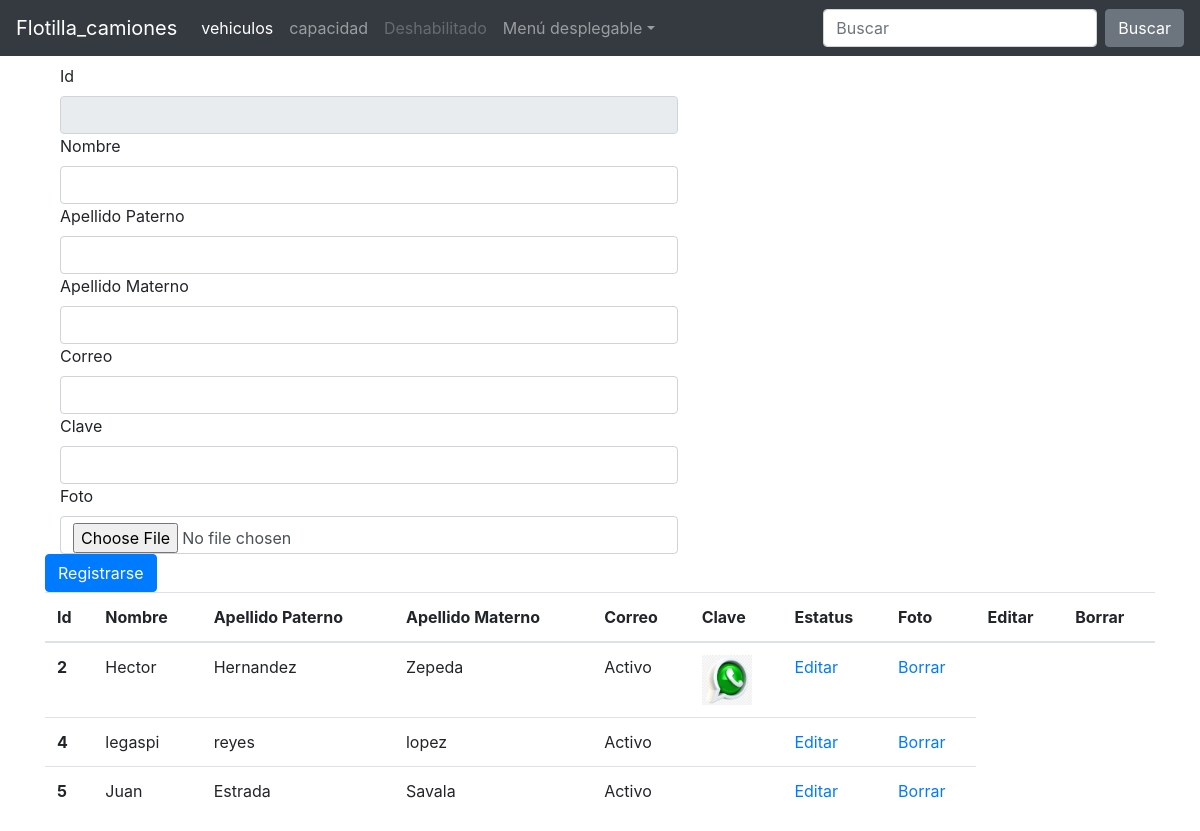
Screenshot of /flotilla_camiones/front_end/private/empleados/index.php with the database file from the repository.
### tables this page shows
CREATE TABLE `empleados` (
  `id` int(11) NOT NULL,
  `nombre` varchar(255) NOT NULL,
  `apellido1` varchar(255) NOT NULL,
  `apellido2` varchar(255) NOT NULL,
  `correo` varchar(255) NOT NULL,
  `clave` varchar(255) NOT NULL,
  `estatus` varchar(255) NOT NULL,
  `foto` varchar(255) DEFAULT NULL
);

### flotilla_camiones/back_end/modelos/empleados.php (called while the page is built, shortened)
<?php
class Empleados implements CRUD{
    public $con;
    public function __CONSTRUCT($con){
        $this->con=$con;
    }
            public function leer_todos(){
                try{
                    $sql = "Select * from empleados";
                   $stmt = $this->con->prepare($sql);
                   $stmt->setFetchMode(PDO::FETCH_OBJ);
                 $stmt->execute();
                 return $stmt->fetchAll();
                   }catch(PDOException $e){
                   return $e->getMessage();
                   }finally{
                   $this->con=null;
                   }
            }
        }
        ?>

### flotilla_camiones/front_end/private/empleados/data.php (the view, shortened to what this page needs)
<?php
include('../../../back_end/modelos/empleados.php');
?>
<!doctype html>
<html lang="es">
  <head>
<?php
include_once('../plantilla/head.php');
?>
  </head>
  <body>
 <?php
include_once('../plantilla/navbar.php');
 ?>
<main>
<table class="table">
   <thead>
    <tr>
      <th scope="col">Id</th>
      <th scope="col">Nombre</th>
      <th scope="col">Apellido Paterno</th>
      <th scope="col">Apellido Materno</th>
      <th scope="col">Correo</th>
      <th scope="col">Clave</th>
       <th scope="col">Estatus</th>
      <th scope="col">Foto</th>
      <th scope="col">Editar</th>
      <th scope="col">Borrar</th>
    </tr>
  </thead>
  <tbody>
    <?php
    $conexion=new Conexion();
    $con=$conexion->getConection();
    $empleados=new Empleados($con);
    $empleados=$empleados->leer_todos();
    foreach($empleados as $empleados){
    ?>
    <tr>
  <th scope="row"><?php echo $empleados->id ?></th>
  <td> <?php echo $empleados->nombre ?></td>
  <td> <?php echo $empleados->apellido1 ?></td>
  <td> <?php echo $empleados->apellido2 ?></td>
  <td> <?php echo $empleados->estatus ?></td>
  <td> <img src="../../public/imagenes/empleados/<?php echo $empleados->foto ?>" alt="" width="50px"></td>
  <td><a href="editar.php?id=<?php echo $empleados->id ?>">Editar</a></td>
  <td><a href="mostrar.php?id=<?php echo $empleados->id ?>">Borrar</a></td>
    </tr>
 <?php
    }
 ?>
  </tbody>
  </table>
</main>
  </body>
</html>

### rows the page displays
empleados: id "2", nombre "Hector", apellido1 "Hernandez", apellido2 "Zepeda", estatus "Activo", foto (picture)
empleados: id "4", nombre "legaspi", apellido1 "reyes", apellido2 "lopez", estatus "Activo"
empleados: id "5", nombre "Juan", apellido1 "Estrada", apellido2 "Savala", estatus "Activo"
